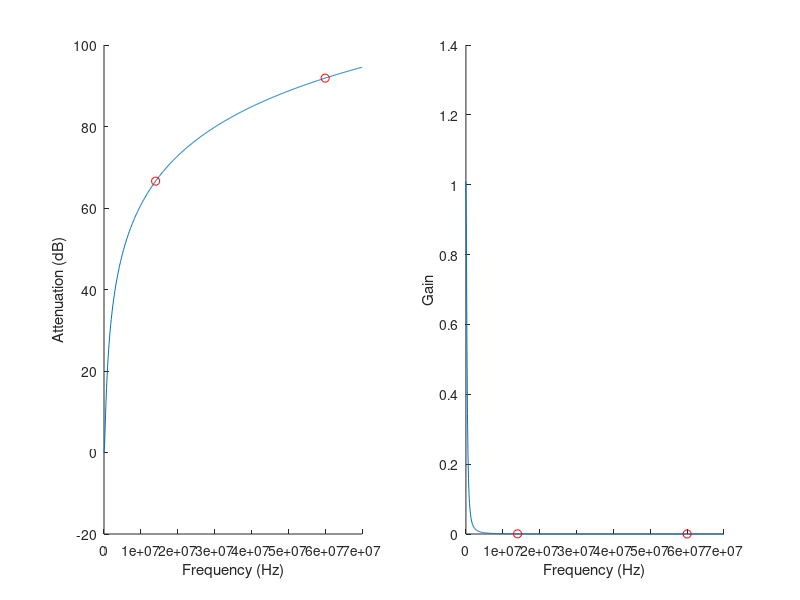

This figure's MATLAB source:
#!/usr/bin/octave
%set values for our filter
R1=240;
R2=240;
C1=22e-10;
C2=22e-10;
RB=10;
RA=1000;
K=(RA+RB)/RA;
n=1;

%transfer function for nth order sallenkey with gain
function out = H(w,R1,R2,C1,C2,K,n)
	s=i*w;
	temp_out = K/(R1*R2*C1*C2)./(s.^2 + (1/(R1*C1) + 1/(C2*R1) + (1-K)/(C2*R2)).*s + (1/(R1*R2*C1*C2)));
	out = temp_out.^n;
endfunction

%frequency plotting range with 500 data points
f = 0:70e6/500:70e6;

%do some plotting
subplot(1,2,1)
hold on
%plot(f,-20*log10(abs(H(f*2*pi,R1,R2,C1,C2,K,n))))
plot(f,-20*log10(abs(H(f*2*pi,C1,C2,R1,R2,K,n))))
xlabel('Frequency (Hz)')
ylabel('Attenuation (dB)')
%highlight plot points of interest with red circle
plot(14e6,-20*log10(abs(H(14e6*2*pi,R1,R2,C1,C2,K,n))),'ro')
plot(60e6,-20*log10(abs(H(60e6*2*pi,R1,R2,C1,C2,K,n))),'ro')

subplot(1,2,2)
hold on
%plot(f,abs(H(f*2*pi,R1,R2,C1,C2,K,n)))
plot(f,abs(H(f*2*pi,C1,C2,R1,R2,K,n)))
xlabel('Frequency (Hz)')
ylabel('Gain')
%highlight plot points of interest with red circle
plot(14e6,abs(H(14e6*2*pi,R1,R2,C1,C2,K,n)),'ro')
plot(60e6,abs(H(60e6*2*pi,R1,R2,C1,C2,K,n)),'ro')
pause
